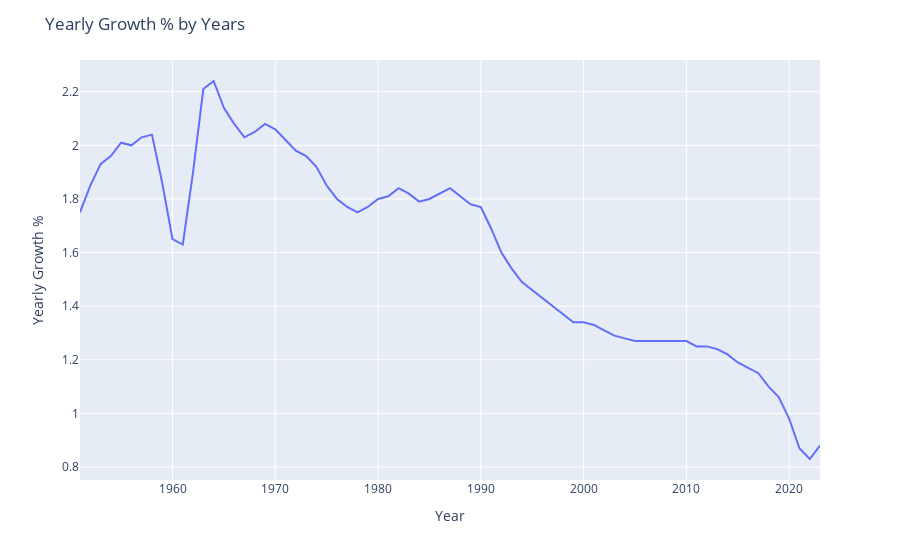

The notebook cell saved with this chart:
### Code cell
fig = px.line(y=df["Yearly Growth %"], x=df["Year"])
fig.update_layout(title='Yearly Growth % by Years',
                   xaxis_title='Year',
                   yaxis_title='Yearly Growth %')
fig.show()

### Figure 1 — Plotly figure (JSON) as saved in the notebook; plotly's stock layout.template omitted (floating-point values rounded to 4 significant figures)
{"data": [{"hovertemplate": "x=%{x}<br>y=%{y}<extra></extra>", "legendgroup": "", "line": {"color": "#636efa", "dash": "solid"}, "marker": {"symbol": "circle"}, "mode": "lines", "name": "", "orientation": "h", "showlegend": false, "type": "scatter", "x": [1951, 1952, 1953, 1954, 1955, 1956, 1957, 1958, 1959, 1960, 1961, 1962, 1963, 1964, 1965, 1966, 1967, 1968, 1969, 1970, 1971, 1972, 1973, 1974, 1975, 1976, 1977, 1978, 1979, 1980, 1981, 1982, 1983, 1984, 1985, 1986, 1987, 1988, 1989, 1990, 1991, 1992, 1993, 1994, 1995, 1996, 1997, 1998, 1999, 2000, 2001, 2002, 2003, 2004, 2005, 2006, 2007, 2008, 2009, 2010, 2011, 2012, 2013, 2014, 2015, 2016, 2017, 2018, 2019, 2020, 2021, 2022, 2023], "xaxis": "x", "y": [1.75, 1.85, 1.93, 1.96, 2.01, 2.0, 2.03, 2.04, 1.86, 1.65, 1.63, 1.9, 2.21, 2.24, 2.14, 2.08, 2.03, 2.05, 2.08, 2.06, 2.02, 1.98, 1.96, 1.92, 1.85, 1.8, 1.77, 1.75, 1.77, 1.8, 1.81, 1.84, 1.82, 1.79, 1.8, 1.82, 1.84, 1.81, 1.78, 1.77, 1.69, 1.6, 1.54, 1.49, 1.46, 1.43, 1.4, 1.37, 1.34, 1.34, 1.33, 1.31, 1.29, 1.28, 1.27, 1.27, 1.27, 1.27, 1.27, 1.27, 1.25, 1.25, 1.24, 1.22, 1.19, 1.17, 1.15, 1.1, 1.06, 0.98, 0.87, 0.83, 0.88], "yaxis": "y"}], "layout": {"legend": {"tracegroupgap": 0}, "margin": {"t": 60}, "title": {"text": "Yearly Growth % by Years"}, "xaxis": {"anchor": "y", "domain": [0.0, 1.0], "title": {"text": "Year"}}, "yaxis": {"anchor": "x", "domain": [0.0, 1.0], "title": {"text": "Yearly Growth %"}}}}
